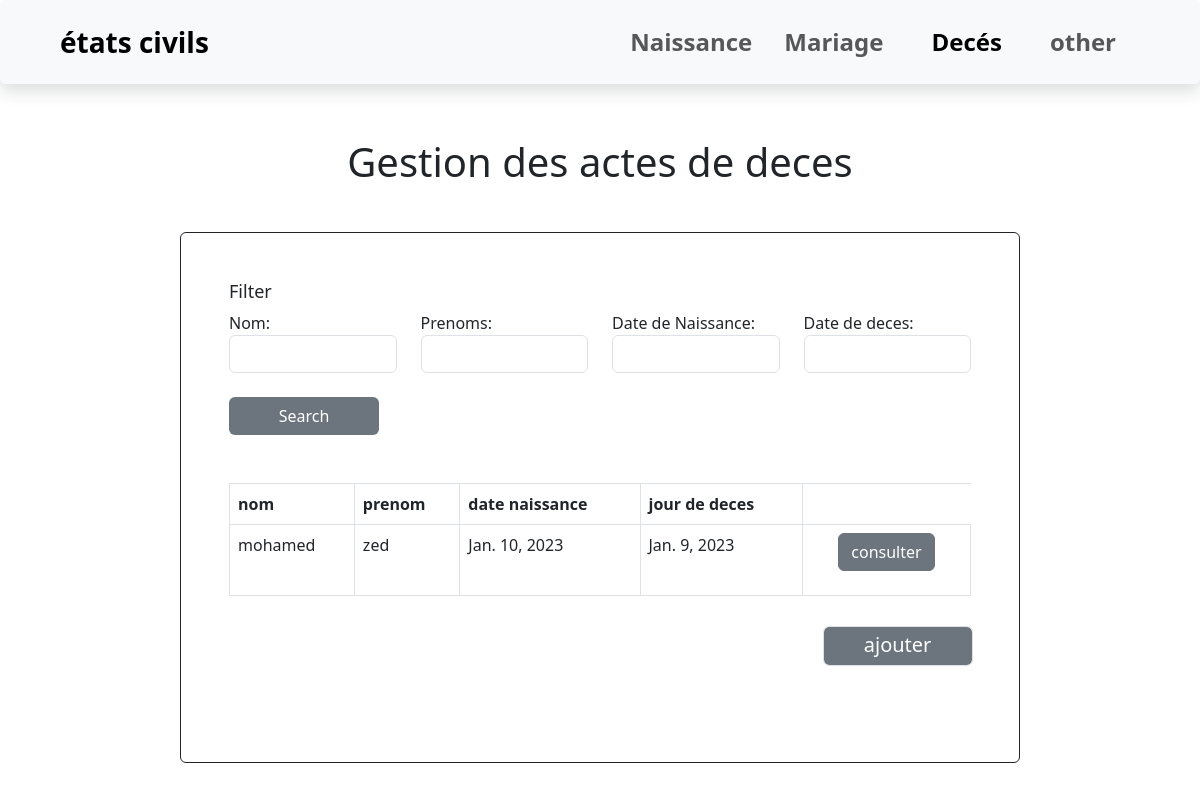
Screenshot of /rechercherD/ with the database file from the repository.
### app1/models.py (models this page shows)
class Deces(models.Model):
    officier=models.ForeignKey(Officier,on_delete=models.CASCADE,default=0)
    numero_registre = models.ForeignKey ( RegistreDeces , on_delete = models.CASCADE,default = 0 )
    nom = models.CharField ( max_length = 250 , verbose_name = 'Nom' )
    prenoms = models.CharField ( max_length = 250 , verbose_name = 'Prenoms' )
    sexe = models.CharField ( max_length = 150 , verbose_name = 'Precise le sexe' , choices = Sexe ,default = 'Masculin' )
    date_naiss = models.DateField ( verbose_name = 'Date de Naissance' )
    lieu_naiss = models.CharField ( max_length = 250 , verbose_name = 'Lieu de Naissance' )
    mariée=models.CharField(max_length = 10,choices = (('oui','OUI'),('non','NON')),default = 'NON')
    jour_deces=models.DateField ( verbose_name = 'Date de deces' )
    heure_deces=models.TimeField ( verbose_name = 'Heure de deces' )
    lieu_deces=models.CharField ( max_length = 250 , verbose_name = 'Lieu de deces' )

### app1/views.py (the view)
# urls.py: path('rechercherD/',views.searchD,name="searchD"),
def searchD(request):
    acte_list = Deces.objects.all()
    acte_filter = DecesFilter(request.GET, queryset=acte_list)
    return render(request, 'searchD.html', {'filter': acte_filter})

### templates/searchD.html (shortened to what this page needs)
<!DOCTYPE html>
{% load static %}
<html lang="en">
<head>
    <link rel="stylesheet" href="/static/css/bootstrap.min.css">
</head>
<body>
  <nav class="navbar navbar-expand-lg bg-body-tertiary px-5 shadow p-3 mb-5 bg-body-tertiary rounded">
    <div class="container-fluid">
      <a class="navbar-brand fs-3 fw-semibold" href="#">états civils </a>
      <div class="collapse navbar-collapse" id="navbarSupportedContent">
        <ul class="navbar-nav ms-auto mb-2 mb-lg-0">
          <li class="nav-item">
            <a class="nav-link  fs-4 fw-semibold" aria-current="page" href="{% url 'searchN' %}">Naissance</a>
          </li>
          <li class="nav-item">
            <a class="nav-link fs-4 px-4 fw-semibold" href="{% url 'searchM' %}">Mariage</a>
          </li>
          <li class="nav-item">
            <a class="nav-link active fs-4 px-4 fw-semibold" href="{% url 'searchD' %}">Decés</a>
          </li>
          <li class="nav-item">
            <a class="nav-link fs-4 px-4 fw-semibold" href="#">other</a>
          </li>
        </ul>
      </div>
    </div>
  </nav>
  <center style="font-size: 40px;margin-bottom: 20px;"> Gestion des actes de deces</center>
<div class="container pt-5 border border-dark rounded mb-5 p-5" style="width:70%;margin-top:40px">
{% load widget_tweaks %}
{% block content %}
  <form method="get">
    <div class="well">
      <h4 style="margin-top: 0;font-size:18px">Filter</h4>
      <div class="row">
        <div class="form-group col-sm-3 col-md-3">
          {{ filter.form.nom.label_tag }}
          {% render_field filter.form.nom class="form-control" %}
        </div><br>
        <div class="form-group col-sm-3 col-md-3">
          {{ filter.form.prenoms.label_tag }}
          {% render_field filter.form.prenoms class="form-control" %}
        </div><br>
        <div class="form-group col-sm-3 col-md-3">
          {{ filter.form.date_naiss.label_tag }}
          {% render_field filter.form.date_naiss class="form-control" %}
        </div>
        <div class="form-group col-sm-3 col-md-3">
          {{ filter.form.jour_deces.label_tag }}
          {% render_field filter.form.jour_deces class="form-control" %}
        </div><br>
      </div>
        <br>
      <button type="submit" class="btn bg-secondary text-white "  style="width:150px;">
         Search
      </button>
    </div><br><br>
  </form>
  <table class="table table-bordered">
    <thead>
      <tr>
        <th>nom</th>
        <th>prenom</th>
        <th>date naissance</th>
        <th>jour de deces</th>
      </tr>
    </thead>
    <tbody>
      {% for acteD in filter.qs %}
        <tr>
          <td>{{ acteD.nom }}</td>
          <td>{{ acteD.prenoms }}</td>
          <td>{{ acteD.date_naiss }}</td>
          <td>{{ acteD.jour_deces }}</td>
          <td > <p data-placement="top"data-toggle="tooltip" title="Edit" id="ajt"><a href="/editD/{{ acteD.id }}" class="btn btn-secondary btn-xs" data-title="Edit" data-toggle="modal" data-target="#edit" >consulter</a></p>
          </td>
        </tr>
      {% empty %}
        <tr>
          <td colspan="5">y'a pas d'acte pour cette personne !</td>
        </tr>
      {% endfor %}
    </tbody>
  </table>
  <a href="{% url 'ADD_Dec' %}" class="form-control bg-secondary fs-5 text-white mb-5 topdf" style="padding-top:3px;text-decoration:none;width:150px;height:40px;margin-top:30px;text-align:center;margin-left:80%" >ajouter</a>
{% endblock %}
    </div>
</body>
</html>

### templates/searchD.html (style rules this page uses)
#ajt { font-size:17px; width:110px; margin-left:auto; margin-right:auto; text-align:center }

### rows the page displays
Deces: nom "mohamed", prenoms "zed", date_naiss "Jan. 10, 2023", jour_deces "Jan. 9, 2023"

### other values shown
{{ filter.form.nom.label_tag }} "Nom:"
{{ filter.form.prenoms.label_tag }} "Prenoms:"
{{ filter.form.date_naiss.label_tag }} "Date de Naissance:"
{{ filter.form.jour_deces.label_tag }} "Date de deces:"
